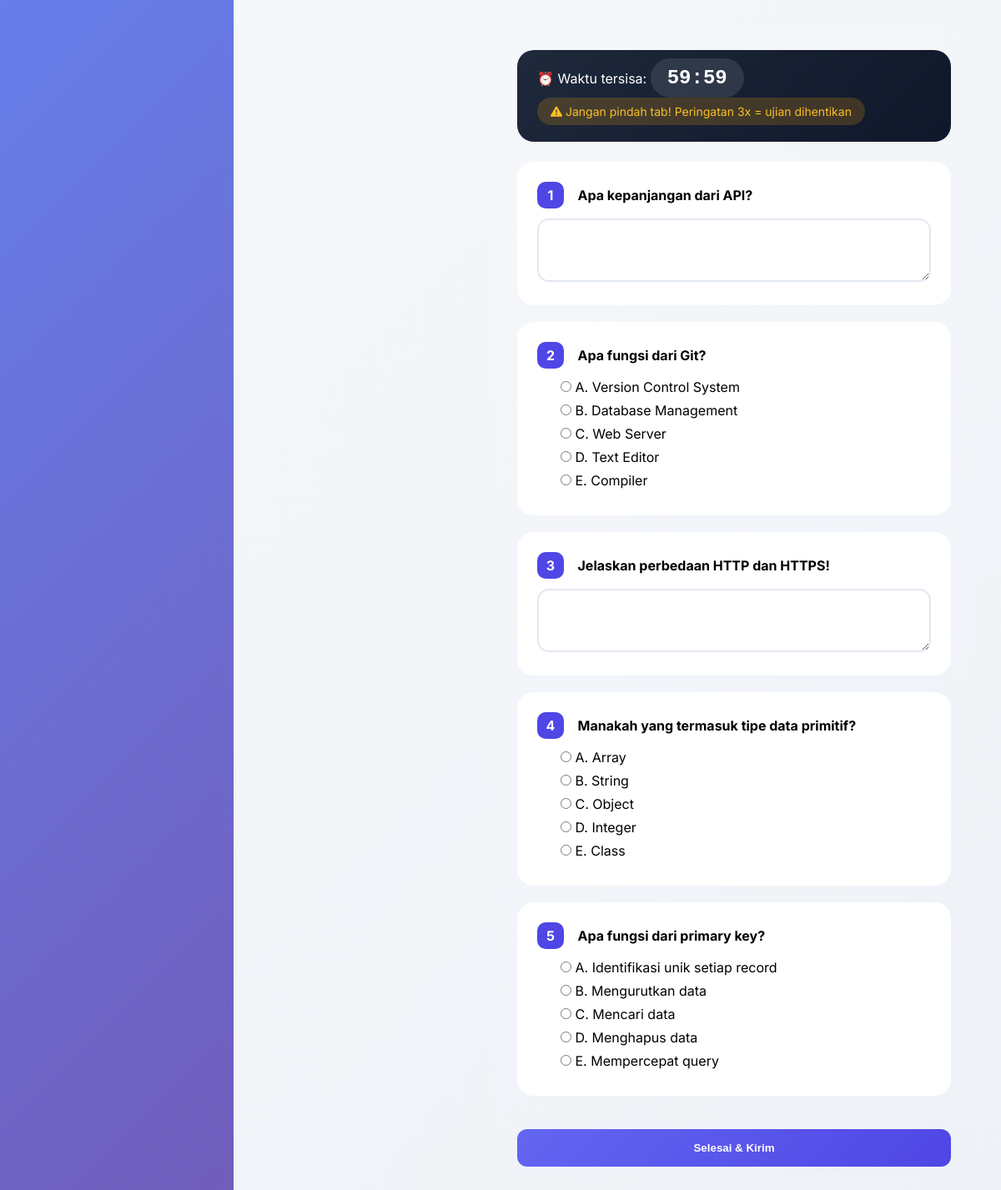
/mahasiswa/ujian/mulai.php?mk_induk_id=1 (signed in), run on the app's committed database.
### tables this page shows
CREATE TABLE `soal` (
  `id` int(11) NOT NULL AUTO_INCREMENT,
  `mk_id` int(11) NOT NULL,
  `mk_induk_id` int(11) DEFAULT NULL,
  `tipe_soal` enum('pg','essay_mutlak','essay_argumen') NOT NULL,
  `teks_soal` text NOT NULL,
  `pilihan_A` text DEFAULT NULL,
  `pilihan_B` text DEFAULT NULL,
  `pilihan_C` text DEFAULT NULL,
  `pilihan_D` text DEFAULT NULL,
  `pilihan_E` text DEFAULT NULL,
  `kunci_jawaban` text NOT NULL,
  `bobot` int(11) DEFAULT 10,
  `created_at` timestamp NOT NULL DEFAULT current_timestamp(),
  PRIMARY KEY (`id`),
  KEY `mk_id` (`mk_id`),
  KEY `fk_soal_mk_induk` (`mk_induk_id`),
  CONSTRAINT `fk_soal_mk_induk` FOREIGN KEY (`mk_induk_id`) REFERENCES `mata_kuliah_induk` (`id`) ON DELETE CASCADE,
  CONSTRAINT `soal_ibfk_1` FOREIGN KEY (`mk_id`) REFERENCES `mata_kuliah` (`id`) ON DELETE CASCADE
);

### includes/fungsi.php (called while the page is built, shortened)
<?php
function ambilSoalAcakInduk($mk_induk_id, $jumlah = 5, $conn) {
    $mk_induk_id = intval($mk_induk_id);
    $query = "SELECT id FROM soal WHERE mk_induk_id = $mk_induk_id";
    $result = mysqli_query($conn, $query);
    $soal_ids = [];
    while ($row = mysqli_fetch_assoc($result)) {
        $soal_ids[] = $row['id'];
    }
    shuffle($soal_ids);
    return array_slice($soal_ids, 0, $jumlah);
}
?>

### mahasiswa/ujian/mulai.php (the view, shortened to what this page needs)
<?php
include '../../config/database.php';
include '../../includes/fungsi.php';
$mk_induk_id = $_GET['mk_induk_id'];
$mahasiswa_id = $_SESSION['user_id'];
$mk = mysqli_fetch_assoc(mysqli_query($conn, "SELECT id, durasi_ujian FROM mata_kuliah WHERE mk_induk_id = $mk_induk_id LIMIT 1"));
$mk_id = $mk['id'];
$durasi_ujian = $mk['durasi_ujian'];
$enroll = mysqli_fetch_assoc(mysqli_query($conn, "
    SELECT e.id
    FROM enrollments e
    JOIN enrollment_mk em ON em.enrollment_id = e.id
    WHERE e.mahasiswa_id = $mahasiswa_id AND em.mk_induk_id = $mk_induk_id AND em.status = 'active'
    LIMIT 1
"));
$enrollment_id = $enroll['id'];
$ujian_aktif = cekUjianBerlangsung($enrollment_id, $mk_id, $conn);
if ($ujian_aktif) {
    $ujian_id = $ujian_aktif['id'];
    $soal_ids = json_decode($ujian_aktif['soal_yang_dikeluarkan'], true);
    $mulai = $ujian_aktif['mulai_ujian'];
} else {
    $soal_ids = ambilSoalAcakInduk($mk_induk_id, 5, $conn);
    mysqli_query($conn, "INSERT INTO ujian (enrollment_id, mk_id, mulai_ujian, status, soal_yang_dikeluarkan)
                         VALUES ($enrollment_id, $mk_id, NOW(), 'sedang', '" . json_encode($soal_ids) . "')");
    $mulai = date('Y-m-d H:i:s');
}
$mulai_time = strtotime($mulai);
$waktu_habis = $mulai_time + ($durasi_ujian * 60);
$sisa_detik = max(0, $waktu_habis - time());
include '../../includes/header.php';
?>
<div class="ujian-header">
    <span>⏰ Waktu tersisa: <span id="timer" class="timer-box"><?= floor($sisa_detik/60) . ":" . str_pad($sisa_detik%60,2,'0',STR_PAD_LEFT) ?></span></span>
    <span class="warning-box"><i class="fas fa-exclamation-triangle"></i> Jangan pindah tab! Peringatan 3x = ujian dihentikan</span>
</div>
<form id="formUjian">
    <div id="soal_container">
        <?php $no = 1; foreach($soal_ids as $soal_id):
            $soal = mysqli_fetch_assoc(mysqli_query($conn, "SELECT * FROM soal WHERE id=$soal_id"));
        ?>
        <div class="soal-card" data-soal-id="<?= $soal_id ?>" data-soal-no="<?= $no ?>">
            <div><span class="soal-number"><?= $no++ ?></span> <strong class="soal-teks"><?= htmlspecialchars($soal['teks_soal']) ?></strong></div>
            <?php if($soal['tipe_soal'] == 'pg'): ?>
                <div class="radio-group" style="margin-top: 12px; margin-left: 20px;">
                    <label style="display: block; margin-bottom: 8px;">
                        <input type="radio" name="jawaban_<?= $soal_id ?>" value="A" class="jawaban-item" data-soal-id="<?= $soal_id ?>">
                        A. <?= htmlspecialchars($soal['pilihan_A']) ?>
                    </label>
                    <label style="display: block; margin-bottom: 8px;">
                        <input type="radio" name="jawaban_<?= $soal_id ?>" value="B" class="jawaban-item" data-soal-id="<?= $soal_id ?>">
                        B. <?= htmlspecialchars($soal['pilihan_B']) ?>
                    </label>
                    <label style="display: block; margin-bottom: 8px;">
                        <input type="radio" name="jawaban_<?= $soal_id ?>" value="C" class="jawaban-item" data-soal-id="<?= $soal_id ?>">
                        C. <?= htmlspecialchars($soal['pilihan_C']) ?>
                    </label>
                    <label style="display: block; margin-bottom: 8px;">
                        <input type="radio" name="jawaban_<?= $soal_id ?>" value="D" class="jawaban-item" data-soal-id="<?= $soal_id ?>">
                        D. <?= htmlspecialchars($soal['pilihan_D']) ?>
                    </label>
                    <label style="display: block; margin-bottom: 8px;">
                        <input type="radio" name="jawaban_<?= $soal_id ?>" value="E" class="jawaban-item" data-soal-id="<?= $soal_id ?>">
                        E. <?= htmlspecialchars($soal['pilihan_E']) ?>
                    </label>
                </div>
            <?php else: ?>
                <textarea class="jawaban-item form-control" data-soal-id="<?= $soal_id ?>" rows="3" style="margin-top:12px"></textarea>
            <?php endif; ?>
        </div>
        <?php endforeach; ?>
    </div>
    <button type="button" class="btn-primary" onclick="kirimUjian()" style="width:100%;padding:15px; margin-top:20px;">Selesai & Kirim</button>
</form>
<?php include '../../includes/footer.php'; ?>

### includes/header.php (style rules this page uses)
* { margin: 0; padding: 0; box-sizing: border-box; }
body { font-family: 'Inter', sans-serif; background: linear-gradient(135deg, #667eea 0%, #764ba2 100%); min-height: 100vh; }
.btn-primary { background: linear-gradient(135deg, #6366f1, #4f46e5); border: none; padding: 10px 20px; border-radius: 12px; color: white; font-weight: 600; cursor: pointer; transition: all 0.3s ease; text-decoration: none; display: inline-block; }
.form-control { width: 100%; padding: 12px 16px; border: 2px solid #e2e8f0; border-radius: 14px; font-size: 14px; transition: all 0.3s ease; }
.ujian-header { background: linear-gradient(135deg, #1e293b, #0f172a); border-radius: 20px; padding: 20px 24px; margin-bottom: 24px; display: flex; justify-content: space-between; align-items: center; color: white; flex-wrap: wrap; gap: 10px; }
.timer-box { background: rgba(255,255,255,0.1); padding: 10px 20px; border-radius: 40px; font-family: monospace; font-size: 24px; font-weight: 700; }
.warning-box { background: rgba(245,158,11,0.2); padding: 8px 16px; border-radius: 40px; color: #fbbf24; font-size: 14px; }
.soal-card { background: white; border-radius: 20px; padding: 24px; margin-bottom: 20px; }
.soal-number { background: #4f46e5; color: white; width: 32px; height: 32px; border-radius: 10px; display: inline-flex; align-items: center; justify-content: center; font-weight: 700; margin-right: 12px; }
.radio-group { margin: 12px 0 0 20px; }
.radio-group label { margin-left: 8px; margin-right: 20px; cursor: pointer; }

### includes/navbar.php (style rules this page uses)
* { margin: 0; padding: 0; box-sizing: border-box; }
body { font-family: 'Inter', sans-serif; background: linear-gradient(135deg, #667eea 0%, #764ba2 100%); min-height: 100vh; }
.btn-primary { background: linear-gradient(135deg, #6366f1, #4f46e5); border: none; padding: 10px 20px; border-radius: 12px; color: white; font-weight: 600; cursor: pointer; transition: all 0.3s ease; text-decoration: none; display: inline-block; }
.form-control { width: 100%; padding: 12px 16px; border: 2px solid #e2e8f0; border-radius: 14px; font-size: 14px; transition: all 0.3s ease; }

### data on the page
soal: teks_soal "Apa kepanjangan dari API?"
soal: teks_soal "Apa fungsi dari Git?", pilihan_A "Version Control System", pilihan_B "Database Management", pilihan_C "Web Server", pilihan_D "Text Editor", pilihan_E "Compiler"
soal: teks_soal "Jelaskan perbedaan HTTP dan HTTPS!"
soal: teks_soal "Manakah yang termasuk tipe data primitif?", pilihan_A "Array", pilihan_B "String", pilihan_C "Object", pilihan_D "Integer", pilihan_E "Class"
soal: teks_soal "Apa fungsi dari primary key?", pilihan_A "Identifikasi unik setiap record", pilihan_B "Mengurutkan data", pilihan_C "Mencari data", pilihan_D "Menghapus data", pilihan_E "Mempercepat query"
